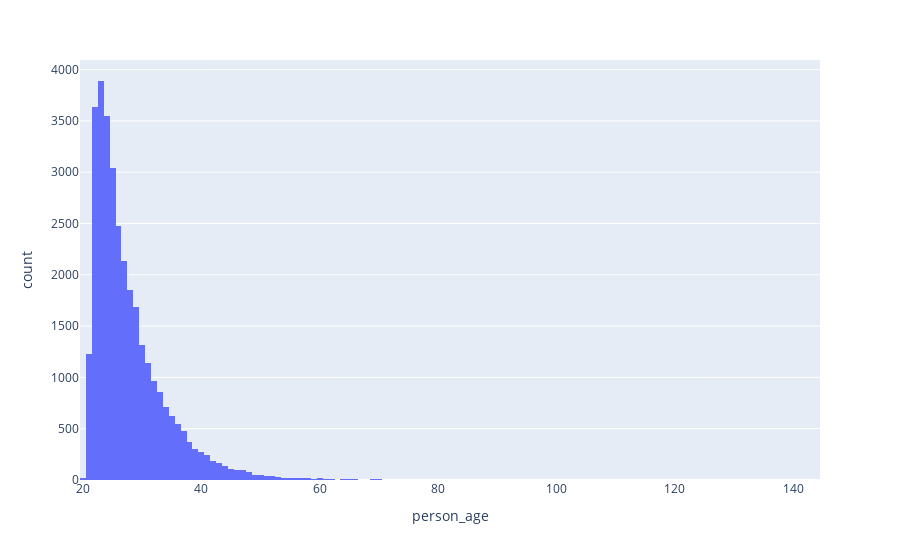

The cell this chart's notebook holds for it:
### Code cell
pl.histogram(data_frame=credit_pd_df, x=credit_pd_df['person_age'])

### Figure 1 — Plotly figure (JSON) as saved in the notebook; plotly's stock layout.template omitted (floating-point values rounded to 4 significant figures; data arrays with more than 128 entries replaced by an {"elided": "..."} marker saying what was removed)
{"data": [{"alignmentgroup": "True", "bingroup": "x", "hovertemplate": "person_age=%{x}<br>count=%{y}<extra></extra>", "legendgroup": "", "marker": {"color": "#636efa", "pattern": {"shape": ""}}, "name": "", "offsetgroup": "", "orientation": "v", "showlegend": false, "type": "histogram", "x": {"elided": "32581 int values"}, "xaxis": "x", "yaxis": "y"}], "layout": {"barmode": "relative", "legend": {"tracegroupgap": 0}, "margin": {"t": 60}, "xaxis": {"anchor": "y", "domain": [0, 1], "title": {"text": "person_age"}}, "yaxis": {"anchor": "x", "domain": [0, 1], "title": {"text": "count"}}}}
